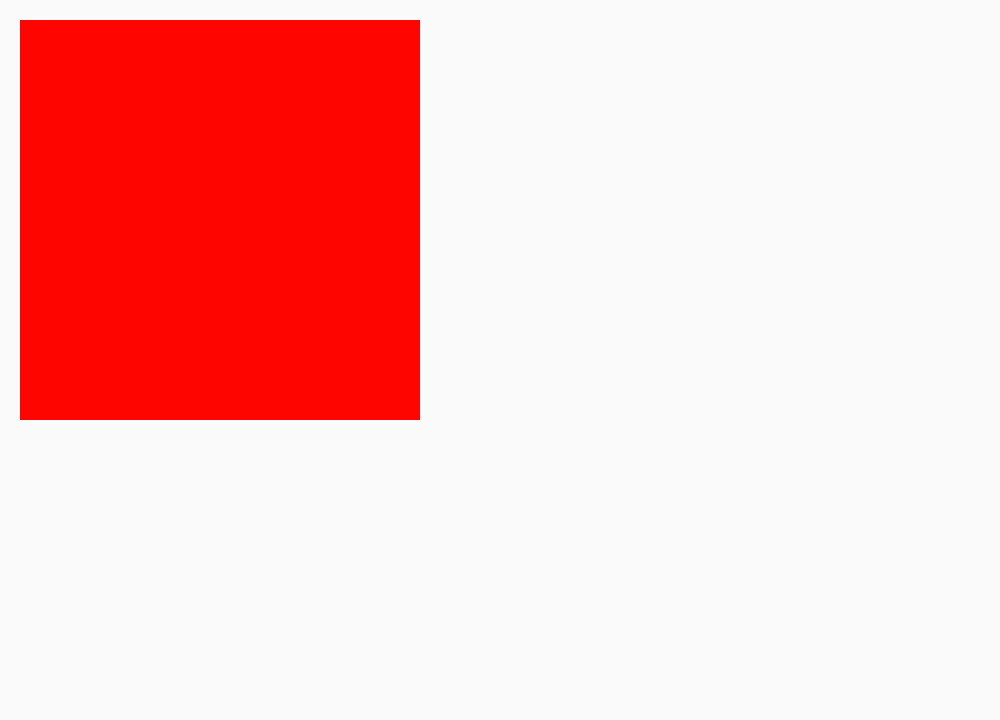
Frame 1 (no input)
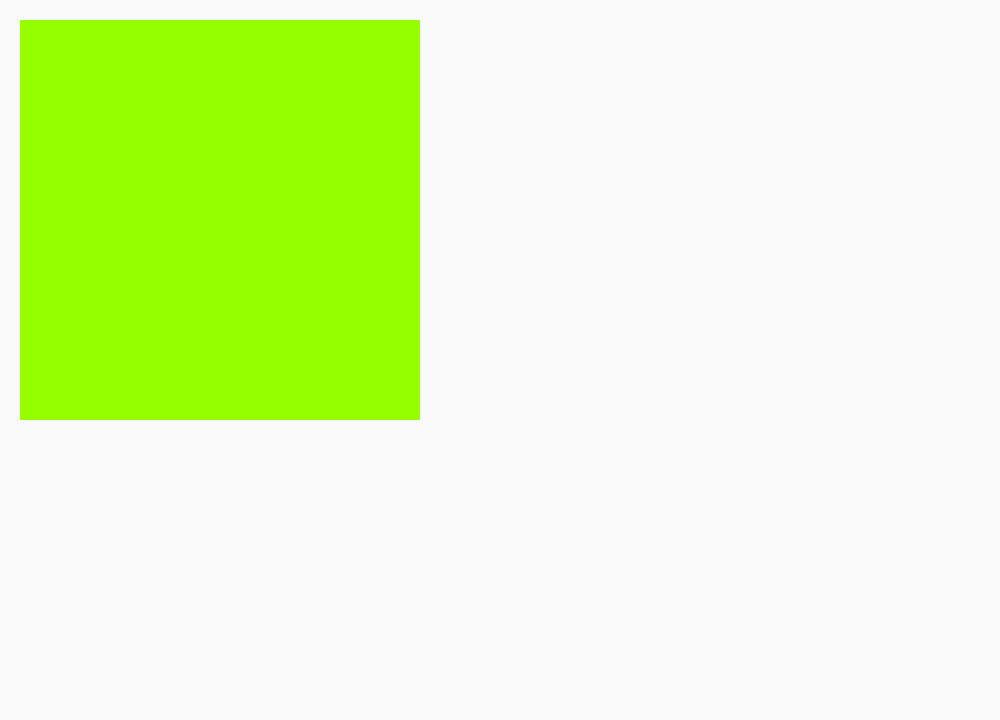
Frame 60 (the mouse pressed at the canvas centre just before this capture)
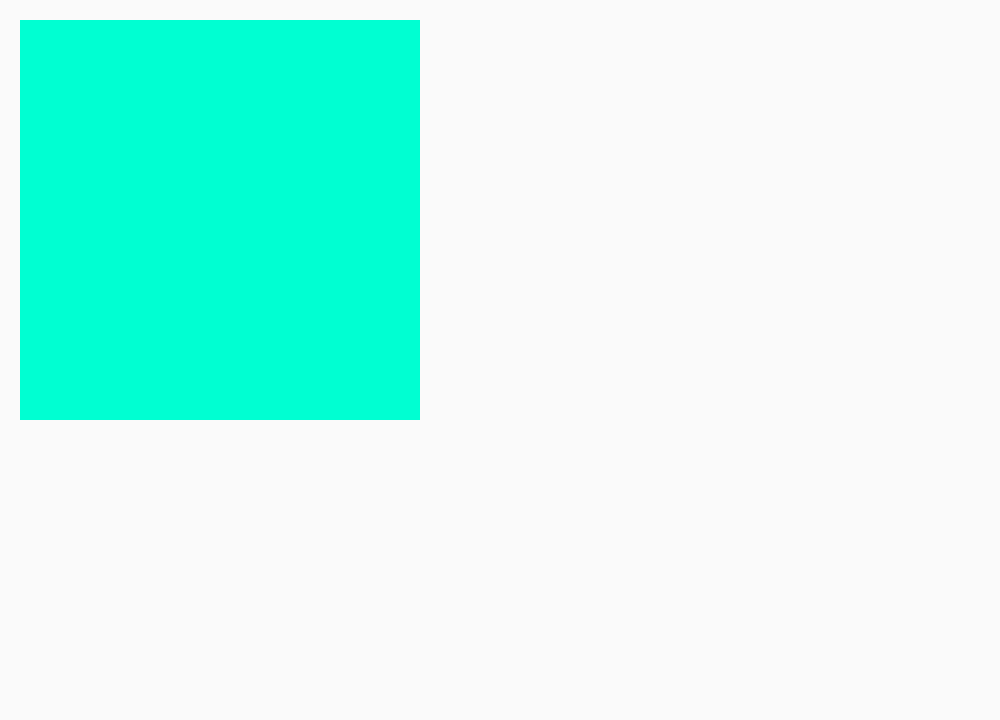
Frame 120 (the mouse held since frame 60 and released just before this capture)

The Processing sketch that drew these frames (run headless with seeded random() and noise(); from frame 60 on, the mouse is pressed at the canvas centre):

// Processing sketch: assignment9
// ── assignment9.pde
Square sqr;

void setup() {
  sqr = new Square(20, 20, 400, 400);
  size(1000,720);
  background(250);
  colorMode(HSB);
}

void draw() {
  sqr.display();
  sqr.bounce();
}
  
  
  
/*noStroke();
fill(250,182,200);
rect(20,20,400,400);

fill(245,188,151,213);
rect(170,120,350,350);

fill(245,242,151,171);
rect(320,220,300,300);

fill(127, 249, 202,129);
rect(450,320,250,250);

fill(162,221,247,87);
rect(535,400,200,200);

fill(244,152,255,45);
rect(615,475,150,150);
} */
// ── Square.pde
class Square {
  int x1;
  int y1;
  int x2;
  int y2;
  int c;
  float xpos, ypos;
  float xspeed = 2.8;
  float yspeed = 2.2;
  
  int xdirection = 1;
  int ydirection = 1;
  
  Square(int tempx1,int tempy1,int tempx2,int tempy2) {
    x1 = tempx1;
    y1 = tempy1;
    x2 = tempx2;
    y2 = tempy2;
  }
  
  void display() {
    if (c >= 255)  c=0;  else  c++;
    fill(c, 255, 255);
    noStroke();
    rect(x1, y1, x2, y2);
    xpos = width/2;
    ypos = height/2;
  }
  
  void bounce() {
      // Update the position of the shape
  xpos = xpos + ( xspeed * xdirection );
  ypos = ypos + ( yspeed * ydirection );
  
  /*
  // Test to see if the shape exceeds the boundaries of the screen
  // If it does, reverse its direction by multiplying by -1
  if (xpos > width-(x1) || xpos < (x1)) {
    xdirection *= -1;
  }
  if (ypos > height-(y1) || ypos < (y1)) {
    ydirection *= -1;
  }
  
  */
  }
 
}
    
  
